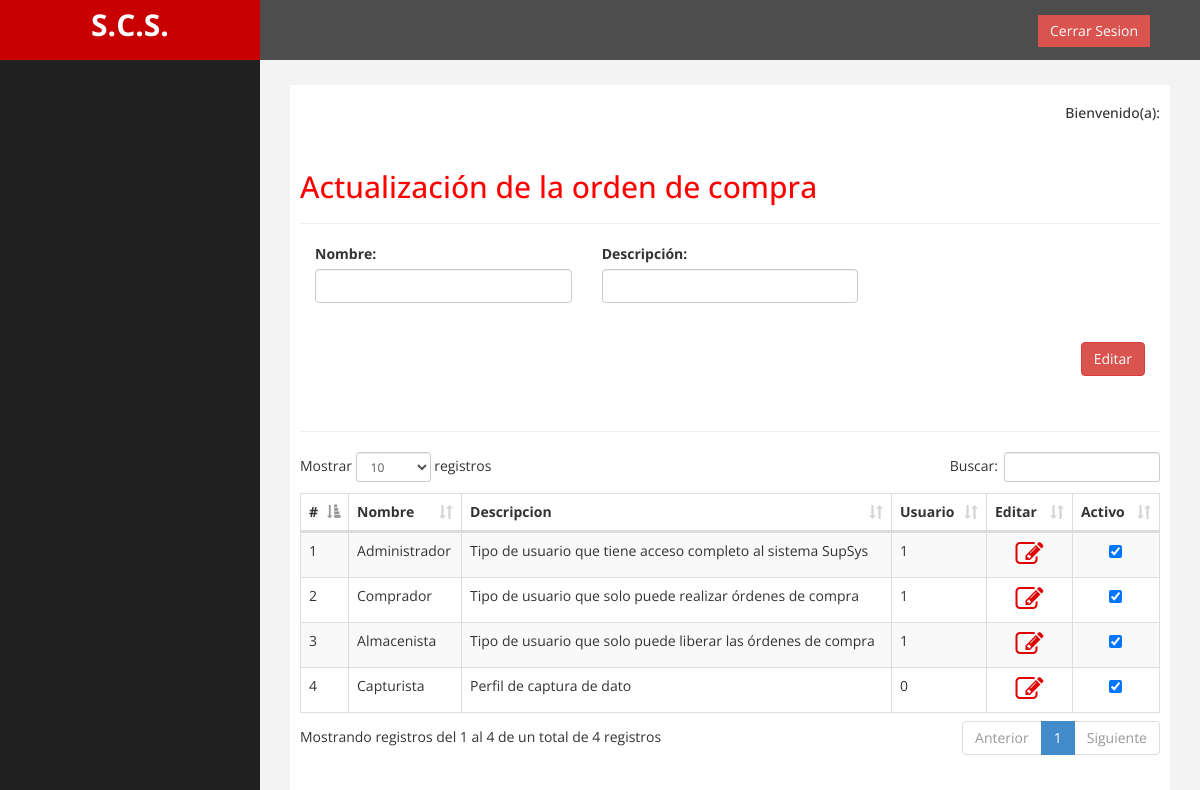
/perfil/editar_orden.php, run on the app's committed database.
### tables this page shows
CREATE TABLE `perfil` (
  `id` int(11) NOT NULL AUTO_INCREMENT,
  `nombre` text NOT NULL,
  `descripcion` text NOT NULL,
  `fecha` date NOT NULL,
  `hora` time NOT NULL,
  `activo` int(11) NOT NULL,
  `usuario` int(11) NOT NULL,
  PRIMARY KEY (`id`)
);

### perfil/tabla_orden_compra.php (the view, shortened to what this page needs)
<?php
include '../configuracion/conexion.php';
	$qry = "SELECT id, nombre, descripcion, usuario, activo FROM perfil";
	$consulta = mysqli_query($conexion, $qry);
 ?>
	<div class="table-responsive">
		<table id="example" class="table table-striped table-bordered" cellspacing="0" width="100%">
	        <thead>
	            <tr>
                    <th width="5%">#</th>
	                <th>Nombre</th>
	                <th>Descripcion</th>
	                <th>Usuario</th>
	                <th width="10%">Editar</th>
	                <th width="10%">Activo</th>
	            </tr>
	        </thead>
	        <tbody>
	        <?php
	        	while($row = mysqli_fetch_array($consulta))
				{	?>
					<tr>
						<td>
							<?php echo $row[0]; ?>
						</td>
						<td>
							<?php echo $row[1]; ?>
						</td>
						<td>
							<?php echo $row[2]; ?>
						</td>
						<td>
							<?php echo $row[3]; ?>
						</td>
						<td align="center">
							<a href="editar_orden.php?id=<?php echo $row[0] ?>">
							  <i class="fa fa-pencil-square-o fa-2x color-icono" aria-hidden="true">
							  </i>
							</a>
						</td>
						<td align="center">
						<?php
						if ($row[4]==1) {
							$valor = "checked";
						}
						?>
							<?php echo "<input type='checkbox' id='status' $valor onclick='OnChangeCheckbox (this)' data-id='$row[0]'/>"; ?>
						</td>
					</tr>
				<?php
				}
				 ?>
	        </tbody>
		</table>

### assets/css/custom.css (style rules this page uses)
body { font-family: 'Open Sans', sans-serif; }

### assets/css/demo.css (style rules this page uses)
* { margin: 0; padding: 0; }
a { color: #fff; text-decoration: none; }

### assets/css/personal.css (style rules this page uses)
.color-icono { color:#DF0101; }

### data on the page
perfil: id "1", nombre "Administrador", descripcion "Tipo de usuario que tiene acceso completo al sistema SupSys", usuario "1"
perfil: id "2", nombre "Comprador", descripcion "Tipo de usuario que solo puede realizar órdenes de compra", usuario "1"
perfil: id "3", nombre "Almacenista", descripcion "Tipo de usuario que solo puede liberar las órdenes de compra", usuario "1"
perfil: id "4", nombre "Capturista", descripcion "Perfil de captura de dato", usuario "0"
